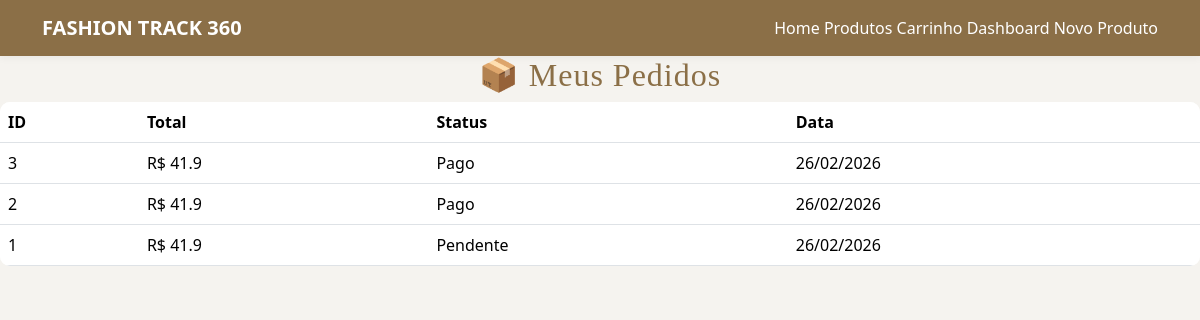
The app's page /meus-pedidos (signed in) with its own data.
### app/models.py (models this page shows)
class Order(db.Model):
    __tablename__ = 'orders'
    id = db.Column(db.Integer, primary_key=True)  # <<< ESSA LINHA É OBRIGATÓRIA
    user_id = db.Column(db.Integer, db.ForeignKey('user.id'), nullable=False)
    total = db.Column(db.Float, nullable=False)
    user = db.relationship('User', backref='orders')
    created_at = db.Column(db.DateTime, default=datetime.utcnow)
    status = db.Column(db.String(20), default="Pendente")

### app/routes.py (the view)
@main.route('/meus-pedidos')
@login_required
def meus_pedidos():
    pedidos = Order.query.filter_by(user_id=current_user.id)\
        .order_by(Order.created_at.desc()).all()
    return render_template("meus_pedidos.html", pedidos=pedidos)

### app/__init__.py (called while the page is built)
def create_app():
    app = Flask(__name__)
    app.config.from_object('config.Config')
    db.init_app(app)
    login_manager.init_app(app)
    from .auth import auth
    from .routes import main
    from .admin import admin   # <<< IMPORTANTE
    app.register_blueprint(auth)
    app.register_blueprint(main)
    app.register_blueprint(admin)  # <<< IMPORTANTE
    @login_manager.user_loader
    def load_user(user_id):
        return User.query.get(int(user_id))
    return app

### app/templates/meus_pedidos.html
{% extends "base.html" %}
{% block content %}
<h2>📦 Meus Pedidos</h2>
{% if pedidos %}
    <table class="table">
        <thead>
            <tr>
                <th>ID</th>
                <th>Total</th>
                <th>Status</th>
                <th>Data</th>
            </tr>
        </thead>
        <tbody>
            {% for pedido in pedidos %}
            <tr>
                <td>{{ pedido.id }}</td>
                <td>R$ {{ pedido.total }}</td>
                <td>{{ pedido.status }}</td>
                <td>{{ pedido.created_at.strftime('%d/%m/%Y') }}</td>
            </tr>
            {% endfor %}
        </tbody>
    </table>
{% else %}
    <p>Você ainda não fez pedidos.</p>
{% endif %}
{% endblock %}

### app/static/css/style.css (style rules this page uses)
* { margin: 0; padding: 0; box-sizing: border-box; font-family: 'Segoe UI', sans-serif; }
body { background-color: #f5f5f5; color: #333; }
h2 { text-align: center; margin: 40px 0; font-size: 28px; }

### app/templates/base.html (style rules this page uses)
:root { --offwhite: #F5F3EF; --brown: #8B6F47; --green: #4F6F52; --dark: #2B2B2B; }
body { background-color: var(--offwhite); color: var(--dark); font-family: 'Poppins', sans-serif; }
.table { background-color: white; border-radius: 10px; overflow: hidden; }
h2, h4 { color: var(--brown); }
h1, h2, h3, h4, h5 { font-family: 'Playfair Display', serif; letter-spacing: 1px; }

### records on screen
Order: id "3", total "41.9", status "Pago", created_at "26/02/2026"
Order: id "2", total "41.9", status "Pago", created_at "26/02/2026"
Order: id "1", total "41.9", status "Pendente", created_at "26/02/2026"
